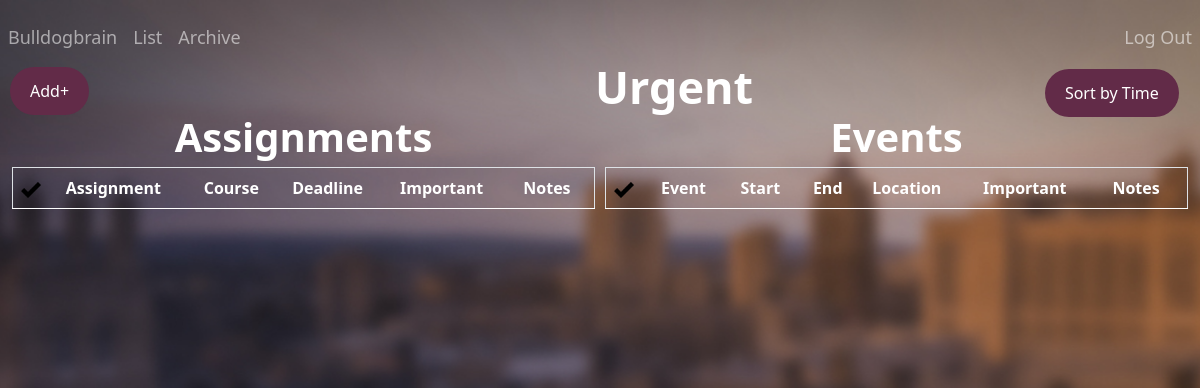
The page /urgent (signed in) on the database as committed earlier.
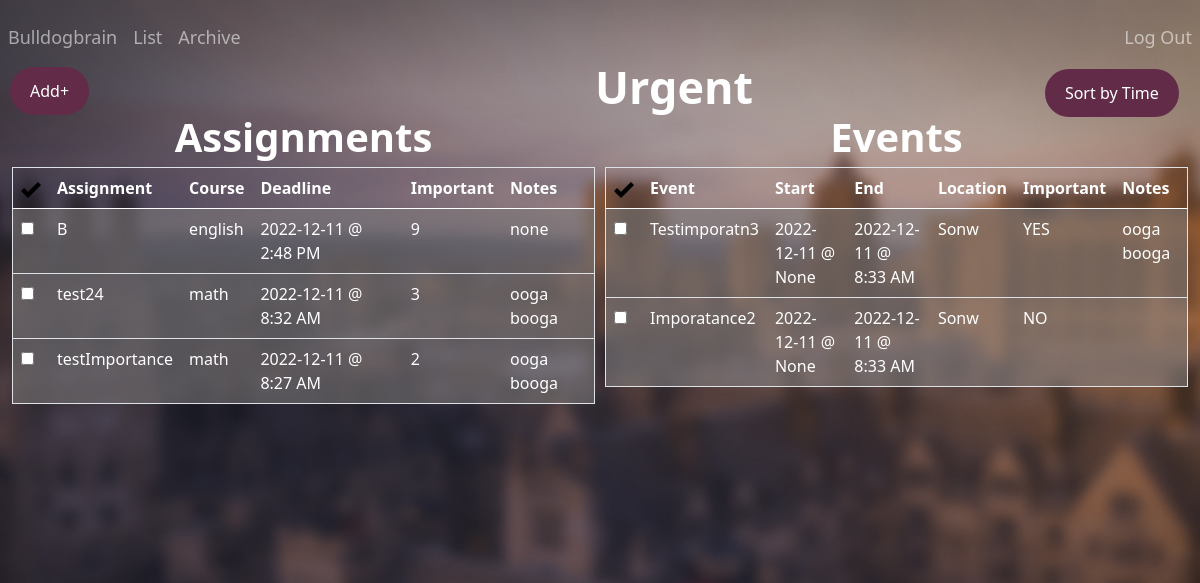
The same page on the database as committed later.
### tables this page shows
CREATE TABLE "assignments"(
    'id' INTEGER PRIMARY KEY AUTOINCREMENT NOT NULL, 
    'title' TEXT, 
    'course' TEXT, 
    'deadline' TEXT, 
    'importance' INTEGER, 
    'notes' TEXT, 
    'user_id' INTEGER, 'completed' INTEGER NOT NULL DEFAULT '0' CHECK (completed IN (0, 1)),
    FOREIGN KEY (user_id)
    REFERENCES users (id));

CREATE TABLE 'events'(
    'event_id' INTEGER PRIMARY KEY AUTOINCREMENT NOT NULL, 
    'title' TEXT,
    'location' TEXT, 
    'start_date' TEXT,
    'start_time' TEXT, 
    'end_date' TEXT,
    'end_time' TEXT,
    'importance' INTEGER, 
    'notes' TEXT, 
    'user_id' INTEGER, 'completed' INTEGER NOT NULL DEFAULT '0' CHECK (completed IN (0, 1)),
    FOREIGN KEY (user_id)
    REFERENCES users (id));

### app.py (the view)
@app.route("/urgent", methods=["GET", "POST"])
@login_required
def dayImportance():
    current = datetime.datetime.now()
    localdate = current.strftime("%Y-%m-%d")
    """List view of assignments and events"""
    assignments = db.execute(
            "SELECT id, title, course, date(deadline) as date, CASE WHEN StrFTime('%H', deadline) % 12 = 0 THEN 12 ELSE StrFTime('%H', deadline) % 12 END || ':' || StrFTime('%M', deadline) || ' ' || CASE WHEN CAST(StrFTime('%H', deadline) AS INTEGER) > 12 THEN 'PM' ELSE 'AM' END 'time', importance, notes FROM assignments WHERE user_id = ? AND completed != 1 AND date(deadline) = ? ORDER BY importance DESC", session["user_id"], localdate)
    events = db.execute(
            "SELECT event_id, title, location, start_date, CASE WHEN StrFTime('%H', start_time) % 12 = 0 THEN 12 ELSE StrFTime('%H', start_time) % 12 END || ':' || StrFTime('%M', start_time) || ' ' || CASE WHEN CAST(StrFTime('%H', start_time) AS INTEGER) > 12 THEN 'PM' ELSE 'AM' END 'start_time', end_date, CASE WHEN StrFTime('%H', end_time) % 12 = 0 THEN 12 ELSE StrFTime('%H', end_time) % 12 END || ':' || StrFTime('%M', end_time) || ' ' || CASE WHEN CAST(StrFTime('%H', end_time) AS INTEGER) > 12 THEN 'PM' ELSE 'AM' END 'end_time', importance, notes FROM events WHERE user_id = ? AND completed != 1 AND end_date = ? ORDER BY importance DESC", session["user_id"], localdate)
    if request.method == "POST":
        assignment_id = request.form.get("assignment_id")
        db.execute("UPDATE assignments SET completed = '1' WHERE id = ?", assignment_id)
        event_id = request.form.get("event_id")
        db.execute("UPDATE events SET completed = '1' WHERE event_id = ?", event_id)
        return redirect("/urgent")
    else:
        return render_template("/dayImportance.html", assignments=assignments, events=events)

### app.py (called while the page is built)
@app.after_request
def after_request(response):
    response.headers["Cache-Control"] = "no-cache, no-store, must-revalidate"
    response.headers["Expires"] = 0
    response.headers["Pragma"] = "no-cache"
    return response

### helpers.py (called while the page is built)
def login_required(f):
    @wraps(f)
    def decorated_function(*args, **kwargs):
        if session.get("user_id") is None:
            return redirect("/login")
        return f(*args, **kwargs)
    return decorated_function

### templates/dayImportance.html (shortened to what this page needs)
{% extends "layout.html" %}
{% block main %}
<button class="dropbtn" style="position: relative; left: 50%; top: -115px">
  <a style="text-decoration: none; color: white;" href="/today">Sort by Time</a>
</button>
<strong style = "color:white; position: relative; top: -110px; font-size: 45px" >Urgent</strong>
    <div class="row">
    <div class="column">
        <strong style = "color:white; position:relative; top:-130px; font-size: 40px">Assignments</strong>
            <table style = "position:relative; top:-130px;" class="table table-striped">
                <thead>
                    <tr style="color:white;">
                        <th><img src="static/images/checkMark.png" alt="Checkmark" width="20" height="20"></th>
                        <th>Assignment</th>
                        <th>Course</th>
                        <th>Deadline</th>
                        <th>Important</th>
                        <th>Notes</th>
                    </tr>
                </thead>
                <tbody>
                    {% for assignments in assignments %}
                    <tr style="color:white;  background-color:rgba(137, 133, 133, 0.55);">
                        <td>
                            <form id="completion" action="/urgent" method="post">
                                <input autocomplete="off" type="checkbox" id="assignment_id" name="assignment_id" value="{{ assignments.id }}" onclick="submit()" required>
                            </form>
                        </td>
                        <td>{{ assignments.title }}</td>
                        <td>{{ assignments.course }}</td>
                        <td>{{ assignments.date }} @ {{ assignments.time }}</td>
                        <td>{{ assignments.importance }}</td>
                        <td>{{ assignments.notes }}</td>
                    </tr>
                    {% endfor %}
                </tbody>
            </table>
        </div>
        <div class="column">
            <strong style = "color:white; position:relative; top:-130px; font-size: 40px">Events</strong>
            <table style = "position:relative; top:-130px" class="table table-striped">
                <thead>
                    <tr style="color:white;">
                        <th><img src="static/images/checkMark.png" alt="Checkmark" width="20" height="20"></th>
                        <th>Event</th>
                        <th>Start</th>
                        <th>End</th>
                        <th>Location</th>
                        <th>Important</th>
                        <th>Notes</th>
                    </tr>
                </thead>
                <tbody>
                    {% for events in events %}
                    <tr style="color:white; background-color:rgba(137, 133, 133, 0.55);">
                        <td>
                            <form id="completion" action="/urgent" method="post">
                                <input autocomplete="off" type="checkbox" id="event_id" name="event_id" value="{{ events.event_id }}" onclick="submit()" required>
                            </form>
                        </td style="color:white;">
                        <td>{{ events.title }}</td>
                        <td>{{ events.start_date }} @ {{ events.start_time }}</td>
                        <td>{{ events.end_date }} @ {{ events.end_time }}</td>
                        <td>{{ events.location }}</td>
                        <td>{{ events.importance }}</td>
                        <td>{{ events.notes }}</td>
                    </tr>
                    {% endfor %}
                </tbody>
            </table>
        </div>
    </div>
</body>
{% endblock %}

Rows that differ between the two databases and show on the page:
added assignments: title "B", course "english", date "2022-12-11", time "2:48 PM", importance "9", notes "none"
added assignments: title "test24", course "math", date "2022-12-11", time "8:32 AM", importance "3", notes "ooga booga"
added assignments: title "testImportance", course "math", date "2022-12-11", time "8:27 AM", importance "2", notes "ooga booga"
added events: title "Testimporatn3", start_date "2022-12-11", start_time "None", end_date "2022-12-11", end_time "8:33 AM", location "Sonw", importance "YES", notes "ooga booga"
added events: title "Imporatance2", start_date "2022-12-11", start_time "None", end_date "2022-12-11", end_time "8:33 AM", location "Sonw", importance "NO"
